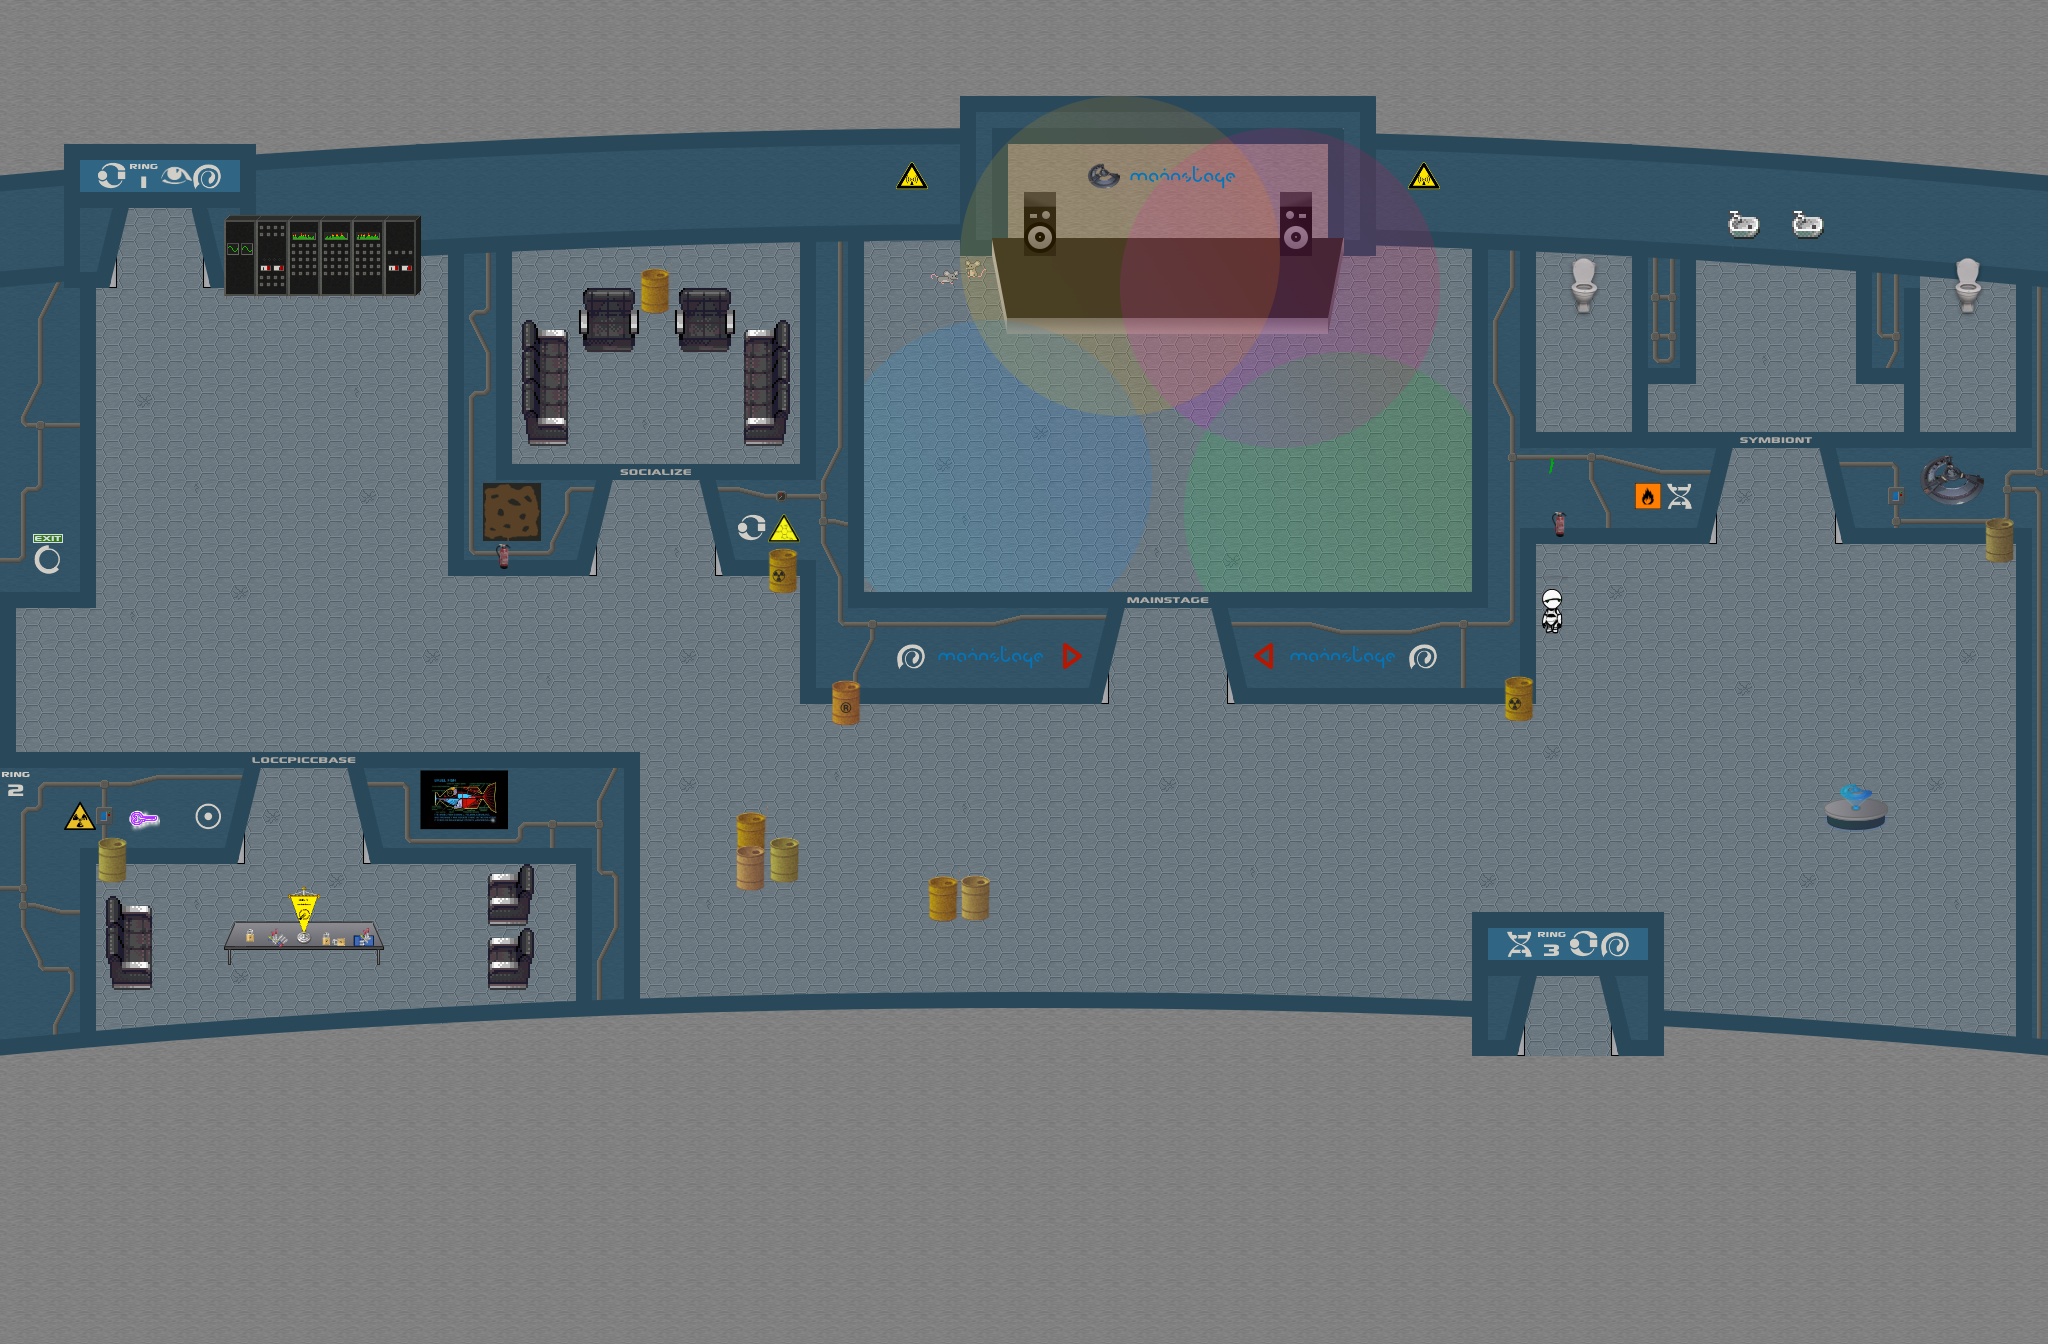

This game map was drawn from its Tiled (.tmx) file and the tilesets committed beside it. A one-line description and the trimmed map source follow:
An orthogonal 64x42 tile map with 32x32 px tiles, 26 tile layers (start, Marvin, socialize, exit, ...), 5 tilesets.

<map version="1.5" tiledversion="1.6.0" orientation="orthogonal" renderorder="right-down" width="64" height="42" tilewidth="32" tileheight="32" infinite="0" nextlayerid="34" nextobjectid="1">
 <editorsettings>
  <export target="main.json" format="json" />
 </editorsettings>
 <tileset firstgid="1" source="../Tiles/spots.tsx" />
 <tileset firstgid="401" source="../Tiles/c-base-walls.tsx" />
 <tileset firstgid="913" source="../Tiles/c-base-inventory.tsx" />
 <tileset firstgid="1297" source="../Tiles/c-base-texts.tsx" />
 <tileset firstgid="1553" source="../Tiles/control1.tsx" />
 <layer id="7" name="start" width="64" height="42">
  <properties>
   <property name="startLayer" type="bool" value="true" />
  </properties>
  <data>[2688 cells, 15 non-empty, 1 distinct tile ids]</data>
 </layer>
 <layer id="33" name="Marvin" width="64" height="42">
  <properties>
   <property name="playAudio" value="../sounds/depressed.mp3" />
  </properties>
  <data>[2688 cells, 8 non-empty, 1 distinct tile ids]</data>
 </layer>
 <layer id="23" name="socialize" width="64" height="42">
  <properties>
   <property name="startLayer" type="bool" value="true" />
  </properties>
  <data>[2688 cells, 6 non-empty, 1 distinct tile ids]</data>
 </layer>
 <layer id="19" name="exit" width="64" height="42">
  <properties>
   <property name="exitUrl" value="../main.json#entryRing2" />
  </properties>
  <data>[2688 cells, 10 non-empty, 1 distinct tile ids]</data>
 </layer>
 <layer id="21" name="entryRing3" width="64" height="42">
  <properties>
   <property name="startLayer" type="bool" value="true" />
  </properties>
  <data>[2688 cells, 4 non-empty, 1 distinct tile ids]</data>
 </layer>
 <layer id="22" name="exitRing3" width="64" height="42">
  <properties>
   <property name="exitUrl" value="../ring3/main.json#entryRing2" />
  </properties>
  <data>[2688 cells, 4 non-empty, 1 distinct tile ids]</data>
 </layer>
 <layer id="25" name="entryRing1" width="64" height="42">
  <properties>
   <property name="startLayer" type="bool" value="true" />
  </properties>
  <data>[2688 cells, 4 non-empty, 1 distinct tile ids]</data>
 </layer>
 <layer id="24" name="exitRing1" width="64" height="42">
  <properties>
   <property name="exitUrl" value="../ring1/main.json#entryRing2" />
  </properties>
  <data>[2688 cells, 4 non-empty, 1 distinct tile ids]</data>
 </layer>
 <layer id="5" name="collides" width="64" height="42">
  <data>[2688 cells, 12 non-empty, 1 distinct tile ids]</data>
 </layer>
 <layer id="20" name="Web 360" width="64" height="42">
  <properties>
   <property name="openWebsite" value="https://rc3.c-base.org/360/" />
  </properties>
  <data>[2688 cells, 28 non-empty, 1 distinct tile ids]</data>
 </layer>
 <layer id="32" name="Web Symbiont" width="64" height="42">
  <properties>
   <property name="openWebsite" value="https://rc3.c-base.org/symbiont/" />
  </properties>
  <data>[2688 cells, 21 non-empty, 1 distinct tile ids]</data>
 </layer>
 <layer id="30" name="stage" width="64" height="42">
  <properties>
   <property name="startLayer" type="bool" value="true" />
  </properties>
  <data>[2688 cells, 7 non-empty, 1 distinct tile ids]</data>
 </layer>
 <layer id="26" name="Web Schatzkarte" width="64" height="42">
  <properties>
   <property name="openWebsite" value="https://rc3.c-base.org/schatzkarte" />
  </properties>
  <data>[2688 cells, 2 non-empty, 1 distinct tile ids]</data>
 </layer>
 <layer id="11" name="mainStage" width="64" height="42">
  <properties>
   <property name="jitsiRoom" value="c-base-main-stage" />
  </properties>
  <data>[2688 cells, 212 non-empty, 1 distinct tile ids]</data>
 </layer>
 <layer id="16" name="Couchecke Jitsi" width="64" height="42">
  <properties>
   <property name="jitsiRoom" value="c-base-couch-1" />
  </properties>
  <data>[2688 cells, 63 non-empty, 1 distinct tile ids]</data>
 </layer>
 <layer id="29" name="Web ssdev" width="64" height="42">
  <properties>
   <property name="openWebsite" value="https://rc3.c-base.org/lockpick/" />
  </properties>
  <data>[2688 cells, 17 non-empty, 2 distinct tile ids]</data>
 </layer>
 <layer id="17" name="floor hex" width="64" height="42">
  <data>[2688 cells, 2688 non-empty, 4 distinct tile ids]</data>
 </layer>
 <layer id="10" name="Walls" width="64" height="42">
  <data>[2688 cells, 380 non-empty, 16 distinct tile ids]</data>
 </layer>
 <layer id="18" name="WallsDeko" width="64" height="42">
  <data>[2688 cells, 228 non-empty, 74 distinct tile ids]</data>
 </layer>
 <layer id="12" name="WallsTop" width="64" height="42">
  <data>[2688 cells, 229 non-empty, 21 distinct tile ids]</data>
 </layer>
 <layer id="9" name="ceil" width="64" height="42">
  <data>[2688 cells, 238 non-empty, 9 distinct tile ids]</data>
 </layer>
 <layer id="2" name="curveTop" width="64" height="42">
  <data>[2688 cells, 177 non-empty, 84 distinct tile ids]</data>
 </layer>
 <layer id="13" name="inventory" width="64" height="42">
  <data>[2688 cells, 174 non-empty, 90 distinct tile ids]</data>
 </layer>
 <objectgroup id="3" name="floorLayer" />
 <layer id="15" name="Spots2" width="64" height="42">
  <data>[2688 cells, 900 non-empty, 208 distinct tile ids]</data>
 </layer>
 <layer id="14" name="Spots1" width="64" height="42">
  <data>[2688 cells, 206 non-empty, 187 distinct tile ids]</data>
 </layer>
 <layer id="4" name="curveBottom+Overlay" width="64" height="42">
  <data>[2688 cells, 210 non-empty, 131 distinct tile ids]</data>
 </layer>
</map>
